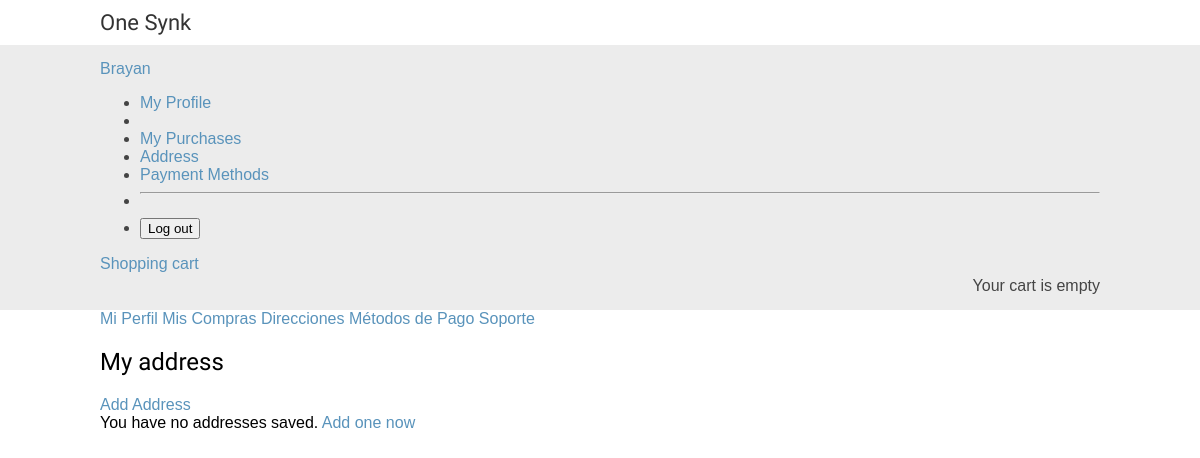
The page /orders/addresses/ (signed in) on the database as committed earlier.
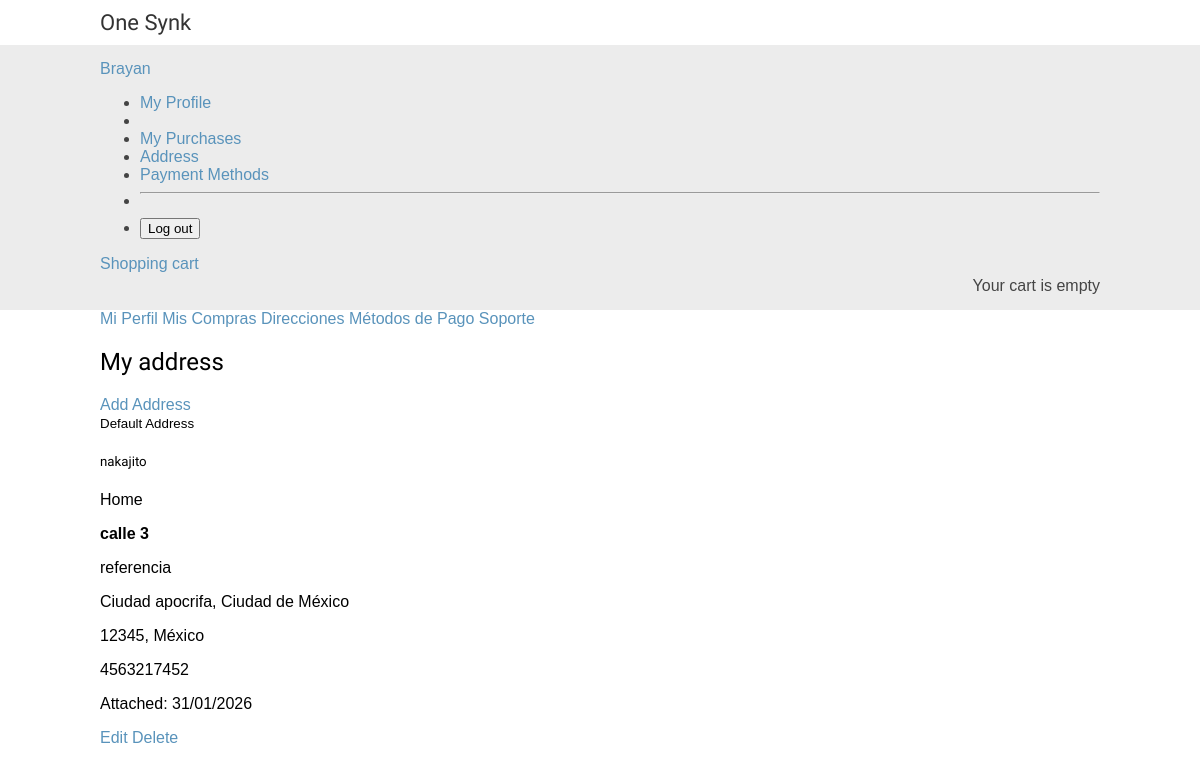
The same page on the database as committed later.
### orders/models.py (models this page shows, shortened)
class Address(models.Model):
    user = models.ForeignKey(
        CustomUser,
        on_delete=models.CASCADE,
        related_name="addresses",
        help_text="User who owns the address",
    )
    address_line1 = models.CharField(
        max_length=255, help_text="Street, number, and apartment"
    )
    address_line2 = models.CharField(
        max_length=255,
        blank=True,
        null=True,
        help_text="Additional information (floor, reference, etc.)",
    )
    city = models.CharField(max_length=100, help_text="City")
    state = models.CharField(max_length=50, choices=STATE_CHOICES, help_text="State")
    postal_code = models.CharField(max_length=10, help_text="Zip Code")
    country = models.CharField(
        max_length=2, choices=COUNTRY_CHOICES, default="MX", help_text="Country"
    )
    phone = models.CharField(
        max_length=10, help_text="Contact telephone number for shipping"
    )
    recipient_name = models.CharField(
        max_length=200, help_text="Name of the person receiving the package"
    )
    is_default = models.BooleanField(
        default=False, help_text="Is this the default address?"
    )
    address_type = models.CharField(
        max_length=10,
        choices=ADDRESS_TYPE_CHOICES,
        default="home",
        help_text="Address type",
    )
    created_at = models.DateTimeField(auto_now_add=True)
    updated_at = models.DateTimeField(auto_now=True)
    class Meta:
        verbose_name = "Address"
        verbose_name_plural = "Addresses"
        ordering = ["-is_default", "-created_at"]
        indexes = [
            models.Index(fields=["user", "-is_default"]),
            models.Index(fields=["user", "created_at"]),
        ]

### orders/views.py (the view)
# urls.py: path("addresses/", views.address_list, name="address_list"),
@login_required(login_url="accounts:login")
@require_http_methods(["GET"])
def address_list(request):
    addresses = request.user.addresses.all().order_by("-is_default", "-created_at")
    context = {
        "addresses": addresses,
        "page_title": "My address",
        "total_addresses": addresses.count(),
    }
    return render(request, "orders/addresses/list.html", context)

### cart/cart.py (called while the page is built)
    def __len__(self):
        return sum(item["quantity"] for item in self.cart.values())

### cart/context_processors.py (called while the page is built)
def cart(request):
    return {"cart": Cart(request)}

### orders/templates/orders/addresses/list.html (shortened to what this page needs)
{% extends 'shop/base.html' %}
{% load static %}
{% block content %}
<div class="container my-5">
    <div class="row">
        {% include "includes/sidebar.html" %}
        <div class="col-md-9">
            <div class="d-flex justify-content-between align-items-center mb-4">
                <h2>{{ page_title }}</h2>
                <a href="{% url 'orders:address_create' %}" class="btn btn-primary">
                     Add Address
                </a>
            </div>
            {% if addresses %}
                <div class="row">
                    {% for address in addresses %}
                        <div class="col-md-6 mb-4">
                            <div class="card h-100 {% if address.is_default %}border-primary border-2{% endif %}">
                                {% if address.is_default %}
                                    <div class="card-header bg-primary text-white py-2">
                                        <small> Default Address</small>
                                    </div>
                                {% endif %}
                                <div class="card-body">
                                    <h5 class="card-title">{{ address.recipient_name }}</h5>
                                    <p class="card-text text-muted small mb-3">
                                        {{ address.get_address_type_display }}
                                    </p>
                                    <div class="mb-3">
                                        <p class="mb-1">
                                            <strong>{{ address.address_line1 }}</strong>
                                        </p>
                                        {% if address.address_line2 %}
                                            <p class="mb-1">{{ address.address_line2 }}</p>
                                        {% endif %}
                                        <p class="mb-1">
                                            {{ address.city }}, {{ address.get_state_display }}
                                        </p>
                                        <p class="mb-1">
                                            {{ address.postal_code }}, {{ address.get_country_display }}
                                        </p>
                                        <p class="mb-0">
                                             {{ address.phone }}
                                        </p>
                                    </div>
                                    <p class="text-muted small">
                                        Attached: {{ address.created_at|date:"d/m/Y" }}
                                    </p>
                                </div>
                                <div class="card-footer bg-light">
                                    <div class="btn-group btn-group-sm w-100" role="group">
                                        <a href="{% url 'orders:address_edit' address.id %}" class="btn btn-outline-primary">
                                             Edit
                                        </a>
                                        <a href="{% url 'orders:address_delete' address.id %}" class="btn btn-outline-danger">
                                             Delete
                                        </a>
                                    </div>
                                </div>
                            </div>
                        </div>
                    {% endfor %}
                </div>
            {% else %}
                <div class="alert alert-info" role="alert">
                    You have no addresses saved.
                    <a href="{% url 'orders:address_create' %}" class="alert-link">Add one now</a>
                </div>
            {% endif %}
        </div>
    </div>
</div>
{% endblock %}

Rows that differ between the two databases and show on the page:
added Address: is_default "Default Address", recipient_name "nakajito", address_type "Home", address_line1 "calle 3", address_line2 "referencia", city "Ciudad apocrifa", state "Ciudad de México", postal_code "12345", country "México", phone "4563217452", created_at "31/01/2026"
Other text that changed with them:
text no longer shown: "You have no addresses saved. Add one now"
